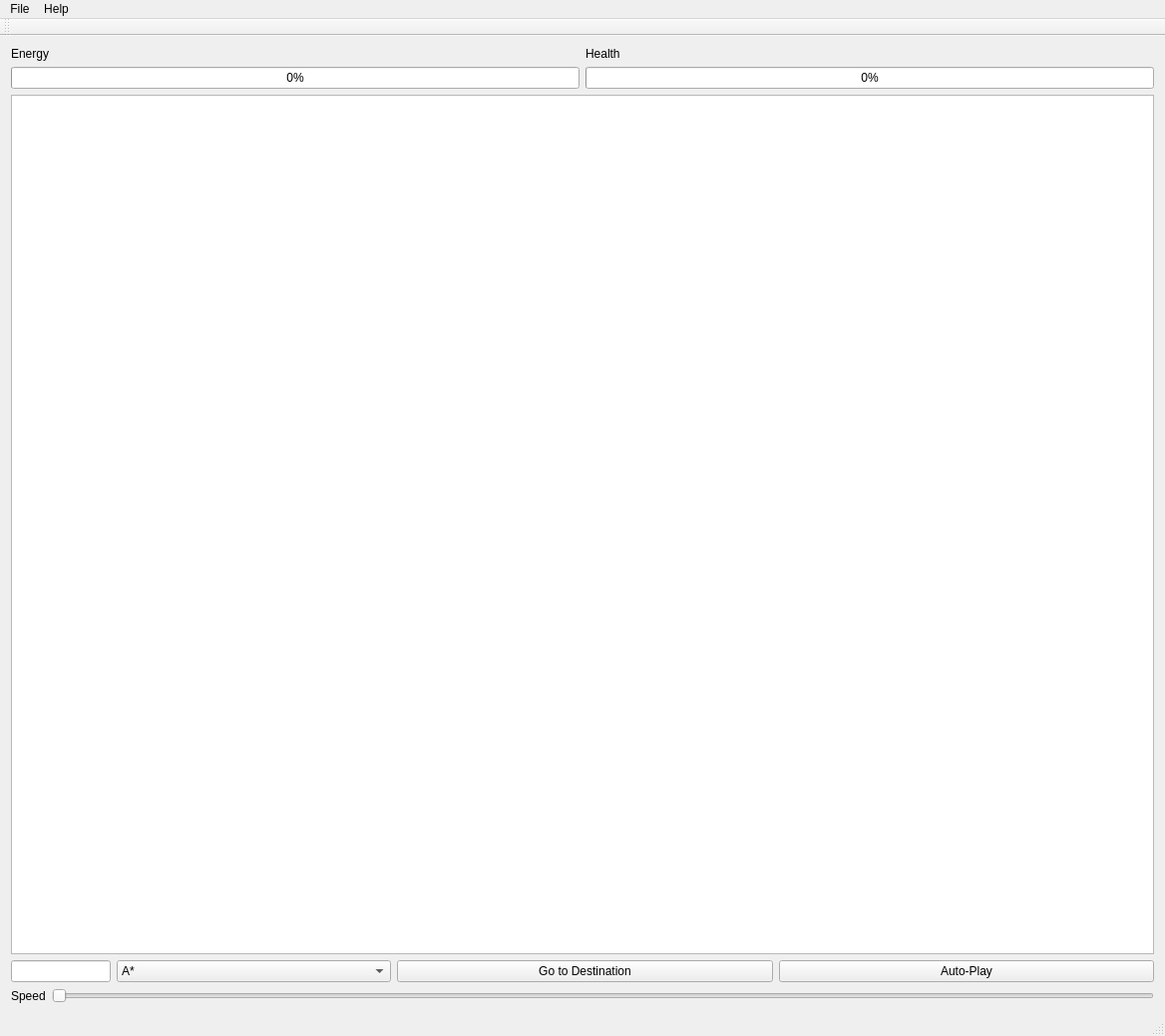
<?xml version="1.0" encoding="UTF-8"?>
<ui version="4.0">
 <class>MainWindow</class>
 <widget class="QMainWindow" name="MainWindow">
  <property name="geometry">
   <rect>
    <x>0</x>
    <y>0</y>
    <width>1168</width>
    <height>1039</height>
   </rect>
  </property>
  <property name="windowTitle">
   <string>MainWindow</string>
  </property>
  <widget class="QWidget" name="centralWidget">
   <layout class="QGridLayout" name="gridLayout">
    <item row="0" column="0">
     <layout class="QVBoxLayout" name="verticalLayout">
      <item>
       <layout class="QHBoxLayout" name="horizontalLayout_2">
        <item>
         <layout class="QVBoxLayout" name="verticalLayout_2">
          <item>
           <widget class="QLabel" name="label_2">
            <property name="text">
             <string>Energy</string>
            </property>
           </widget>
          </item>
          <item>
           <widget class="QProgressBar" name="energyBar">
            <property name="value">
             <number>0</number>
            </property>
           </widget>
          </item>
         </layout>
        </item>
        <item>
         <layout class="QVBoxLayout" name="verticalLayout_3">
          <item>
           <widget class="QLabel" name="label">
            <property name="text">
             <string>Health</string>
            </property>
           </widget>
          </item>
          <item>
           <widget class="QProgressBar" name="healthBar">
            <property name="value">
             <number>0</number>
            </property>
           </widget>
          </item>
         </layout>
        </item>
       </layout>
      </item>
      <item>
       <widget class="QGraphicsView" name="graphicsView"/>
      </item>
     </layout>
    </item>
    <item row="5" column="0">
     <layout class="QHBoxLayout" name="horizontalLayout"/>
    </item>
    <item row="6" column="0">
     <layout class="QHBoxLayout" name="horizontalLayout_3">
      <item>
       <widget class="QLineEdit" name="lineEdit">
        <property name="maximumSize">
         <size>
          <width>100</width>
          <height>16777215</height>
         </size>
        </property>
       </widget>
      </item>
      <item>
       <widget class="QComboBox" name="comboBox">
        <property name="maximumSize">
         <size>
          <width>275</width>
          <height>16777215</height>
         </size>
        </property>
        <item>
         <property name="text">
          <string>A*</string>
         </property>
        </item>
        <item>
         <property name="text">
          <string>Breadth-First</string>
         </property>
        </item>
        <item>
         <property name="text">
          <string>Best-First</string>
         </property>
        </item>
       </widget>
      </item>
      <item>
       <widget class="QPushButton" name="pushButton">
        <property name="text">
         <string>Go to Destination</string>
        </property>
       </widget>
      </item>
      <item>
       <widget class="QPushButton" name="pushButton_2">
        <property name="text">
         <string>Auto-Play</string>
        </property>
       </widget>
      </item>
     </layout>
    </item>
    <item row="8" column="0">
     <layout class="QHBoxLayout" name="horizontalLayout_4">
      <item>
       <widget class="QLabel" name="label_3">
        <property name="text">
         <string>Speed</string>
        </property>
       </widget>
      </item>
      <item>
       <widget class="QSlider" name="horizontalSlider">
        <property name="orientation">
         <enum>Qt::Horizontal</enum>
        </property>
       </widget>
      </item>
     </layout>
    </item>
   </layout>
  </widget>
  <widget class="QMenuBar" name="menuBar">
   <property name="geometry">
    <rect>
     <x>0</x>
     <y>0</y>
     <width>1168</width>
     <height>33</height>
    </rect>
   </property>
   <widget class="QMenu" name="menuFile">
    <property name="title">
     <string>File</string>
    </property>
    <addaction name="actionOpen_map"/>
    <addaction name="actionSave_result"/>
    <addaction name="actionReload_map"/>
   </widget>
   <widget class="QMenu" name="menuHelp">
    <property name="title">
     <string>Help</string>
    </property>
   </widget>
   <addaction name="menuFile"/>
   <addaction name="menuHelp"/>
  </widget>
  <widget class="QToolBar" name="mainToolBar">
   <attribute name="toolBarArea">
    <enum>TopToolBarArea</enum>
   </attribute>
   <attribute name="toolBarBreak">
    <bool>false</bool>
   </attribute>
  </widget>
  <widget class="QStatusBar" name="statusBar"/>
  <action name="actionOpen_map">
   <property name="text">
    <string>Open map</string>
   </property>
  </action>
  <action name="actionSave_result">
   <property name="text">
    <string>Save result</string>
   </property>
  </action>
  <action name="actionReload_map">
   <property name="text">
    <string>Reload map</string>
   </property>
  </action>
 </widget>
 <layoutdefault spacing="6" margin="11"/>
 <resources/>
 <connections>
  <connection>
   <sender>pushButton</sender>
   <signal>clicked()</signal>
   <receiver>MainWindow</receiver>
   <slot>gotoDestination()</slot>
   <hints>
    <hint type="sourcelabel">
     <x>596</x>
     <y>959</y>
    </hint>
    <hint type="destinationlabel">
     <x>601</x>
     <y>578</y>
    </hint>
   </hints>
  </connection>
  <connection>
   <sender>actionOpen_map</sender>
   <signal>triggered()</signal>
   <receiver>MainWindow</receiver>
   <slot>OpenMap()</slot>
   <hints>
    <hint type="sourcelabel">
     <x>-1</x>
     <y>-1</y>
    </hint>
    <hint type="destinationlabel">
     <x>583</x>
     <y>306</y>
    </hint>
   </hints>
  </connection>
  <connection>
   <sender>pushButton_2</sender>
   <signal>clicked()</signal>
   <receiver>MainWindow</receiver>
   <slot>executeStrategy()</slot>
   <hints>
    <hint type="sourcelabel">
     <x>1148</x>
     <y>986</y>
    </hint>
    <hint type="destinationlabel">
     <x>752</x>
     <y>1073</y>
    </hint>
   </hints>
  </connection>
  <connection>
   <sender>actionReload_map</sender>
   <signal>triggered()</signal>
   <receiver>MainWindow</receiver>
   <slot>ReloadMap()</slot>
   <hints>
    <hint type="sourcelabel">
     <x>-1</x>
     <y>-1</y>
    </hint>
    <hint type="destinationlabel">
     <x>583</x>
     <y>519</y>
    </hint>
   </hints>
  </connection>
 </connections>
 <slots>
  <slot>gotoDestination()</slot>
  <slot>OpenMap()</slot>
  <slot>ItemSelected()</slot>
  <slot>executeStrategy()</slot>
  <slot>ReloadMap()</slot>
 </slots>
</ui>
